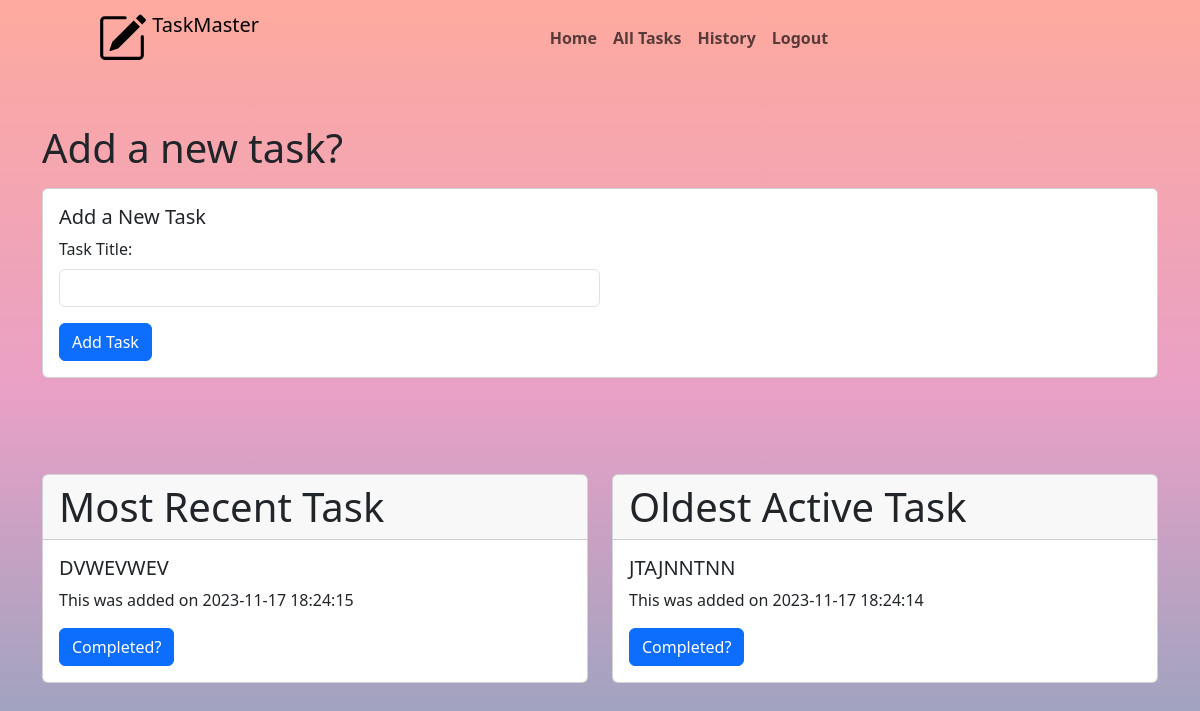
Page / (signed in) on the earlier database version.
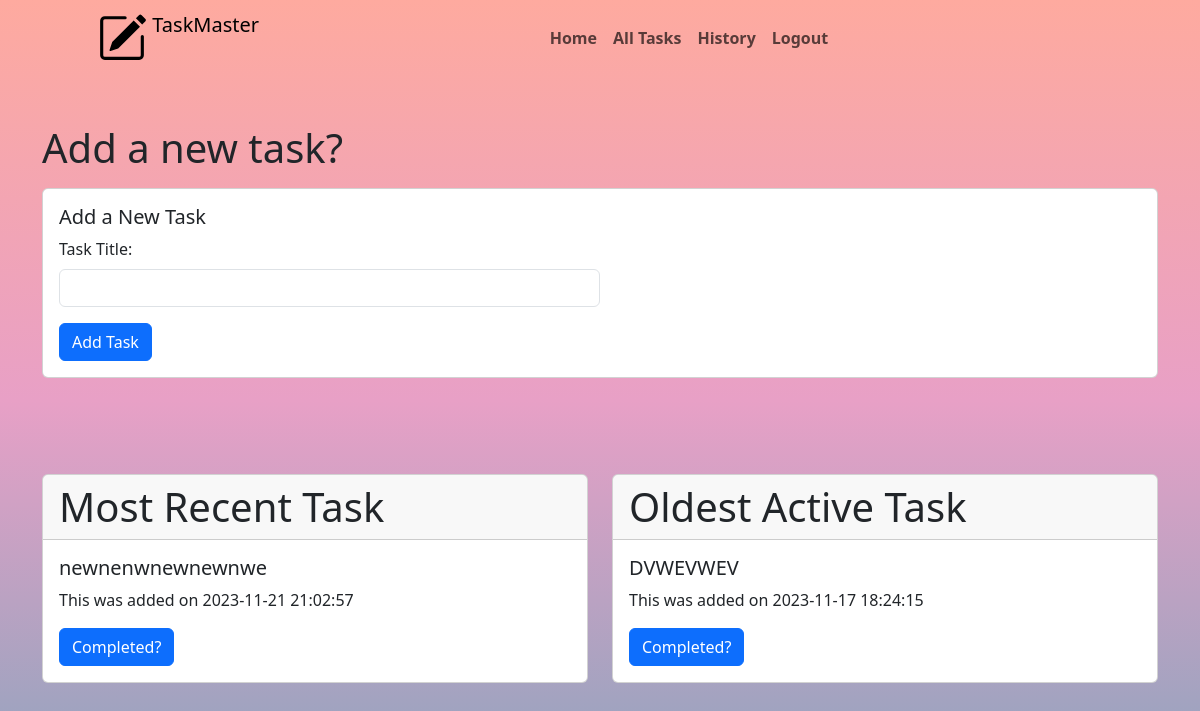
Same page on the later database version.
### tables this page shows
CREATE TABLE tasks (
    id INTEGER PRIMARY KEY AUTOINCREMENT,
    user_id INTEGER,
    title TEXT NOT NULL,
    date_made DATE DEFAULT CURRENT_DATE,
    is_complete BOOLEAN DEFAULT 0, date_completed DATETIME,
    FOREIGN KEY (user_id) REFERENCES users(id)
);

### app.py (the view)
@app.route('/')
def index():
    if 'user_id' not in session:
        return render_template('mainscreen/index.html')
    user_id = session['user_id']
    db, cursor = get_db()
    cursor.execute("SELECT id, title, date_made, is_complete FROM tasks WHERE user_id = ? AND is_complete = 0 ORDER BY date_made DESC LIMIT 1", (user_id,))
    latest_task = cursor.fetchone()
    cursor.execute("SELECT id, title, date_made, is_complete FROM tasks WHERE user_id = ? AND is_complete = 0 ORDER BY date_made ASC LIMIT 1", (user_id,))
    oldest_active_task = cursor.fetchone()
    latest_task_with_names = {'id': latest_task[0], 'title': latest_task[1], 'date_made': latest_task[2], 'is_complete': latest_task[3]} if latest_task else None
    oldest_active_task_with_names = {'id': oldest_active_task[0], 'title': oldest_active_task[1], 'date_made': oldest_active_task[2], 'is_complete': oldest_active_task[3]} if oldest_active_task else None
    return render_template('mainscreen/index.html', latest_task=latest_task_with_names, oldest_active_task=oldest_active_task_with_names)

### app.py (called while the page is built)
def get_db():
    if 'db' not in g:
        g.db = sqlite3.connect('todo.db')
        g.cursor = g.db.cursor()
    return g.db, g.cursor

@app.before_request
def before_request():
    get_db()

### templates/mainscreen/index.html (shortened to what this page needs)
{% extends 'layouts/layout.html' %}
{% block content %}
    {% if 'user_id' not in session %}
    <div class="container mt-5">
        <p class="text-center fs-1 fw-bold mt-5">Welcome! Please <a href="{{ url_for('login') }}">LOGIN</a> or <a href="{{ url_for('register') }}">REGISTER</a>.</p>
    </div>
    {% else %}
        <div class="container mt-5">
            <h1>Add a new task?</h1>
            <div class="card mt-3">
                <div class="card-body">
                    <h5 class="card-title">Add a New Task</h5>
                    <form action="{{ url_for('add_task') }}" method="post">
                        <div class="mb-3">
                            <label for="title" class="form-label">Task Title:</label>
                            <input type="text" name="title" class="form-control w-50" required>
                        </div>
                        <button type="submit" class="btn btn-primary">Add Task</button>
                    </form>
                </div>
            </div>
        </div>
    <div class="container mt-5">
        <div class="row">
            {% if latest_task %}
            <div class="col-md-6">
                <div class="card mt-5 gy-5">
                    <div class="card-header h1">
                    Most Recent Task
                    </div>
                    <div class="card-body">
                        <h5 class="card-title">{{ latest_task['title'] }}</h5>
                        <p class="card-text">This was added on {{ latest_task['date_made'] }}</p>
                        <form action="{{ url_for('complete_task', task_id=latest_task['id']) }}" method="post">
                            <button type="submit" class="btn btn-primary">Completed?</button>
                        </form>
                    </div>
                </div>
            </div>
        {% else %}
            <p>No tasks found.</p>
        {% endif %}
        {% if oldest_active_task %}
        <div class="col-md-6">
            <div class="card mt-5 gy-5">
                <div class="card-header h1">
                Oldest Active Task
                </div>
                <div class="card-body">
                <h5 class="card-title">{{ oldest_active_task['title'] }}</h5>
                <p class="card-text">This was added on {{ oldest_active_task['date_made'] }}</p>
                <form action="{{ url_for('complete_task', task_id=oldest_active_task['id']) }}" method="post">
                    <button type="submit" class="btn btn-primary">Completed?</button>
                </form>
                </div>
            </div>
        </div>
        {% else %}
            <p>No active tasks found.</p>
        {% endif %}
        </div>
    {% endif %}
    </div>
{% endblock %}

### templates/layouts/layout.html (shortened to what this page needs)
<!DOCTYPE html>
<html lang="en">
<head>
    <link rel="stylesheet" href="https://cdn.jsdelivr.net/npm/bootstrap@5.3.2/dist/css/bootstrap.min.css">
    <link rel="stylesheet" href="https://cdn.jsdelivr.net/npm/bootstrap-icons@1.11.1/font/bootstrap-icons.css">
    <link rel="stylesheet" href="{{ url_for('static', filename='style.css') }}">
</head>
<body>
        <nav class="navbar navbar-expand-sm navbar-light bg-transparent">
            <a href="{{ url_for('index') }}" class="navbar-brand mb-0 h1">
                <img class="d-inline-block align-top"  id="logo" src="{{ url_for('static', filename='pencil-square.svg') }}" width="50" height="50">
                TaskMaster
            </a>
                <div class="container">
                <div class="collapse navbar-collapse justify-content-evenly" id="navbarNav">
                    <ul class="navbar-nav gx-5 gy-5" id="navlist">
                        <li class="nav-item active">
                            <a href="{{ url_for('index') }}" class="nav-link btn btn-outline-info">
                                Home
                            </a>
                        </li>
                        <li class="nav-item active">
                            <a href="{{ url_for('tasks') }}" class="nav-link btn btn-outline-info">
                                All Tasks
                            </a>
                        </li>
                        <li class="nav-item active">
                            <a href="{{ url_for('history') }}" class="nav-link btn btn-outline-info" id="history" role="button">
                                History
                            </a>
                        </li>
                        {% if 'user_id' in session %}
                        <li class="nav-item active">
                            <a href="{{ url_for('logout') }}" class="nav-link btn btn-outline-info">
                                Logout
                            </a>
                        </li>
                        {% endif %}
                    </ul>
                </div>
        </div>
        </nav>
    {% block content %}
    {% endblock %}
</body>
</html>

### static/style.css (style rules this page uses)
body { background: linear-gradient(#FEAA9F,#E8A0C6,#8CA4BE); background-attachment: fixed; }
#logo { margin-left: 60%; }
#navlist { font-weight: bolder; }

Differences in the rows shown:
no longer on this page (row edited): tasks: title "JTAJNNTNN", date_made "2023-11-17 18:24:14"
added tasks: title "newnenwnewnewnwe", date_made "2023-11-21 21:02:57"
Other differences:
{{ oldest_active_task['title'] }}: "JTAJNNTNN" → "DVWEVWEV"
{{ oldest_active_task['date_made'] }}: "2023-11-17 18:24:14" → "2023-11-17 18:24:15"
{{ latest_task['title'] }}: "DVWEVWEV" → "newnenwnewnewnwe"
{{ latest_task['date_made'] }}: "2023-11-17 18:24:15" → "2023-11-21 21:02:57"
